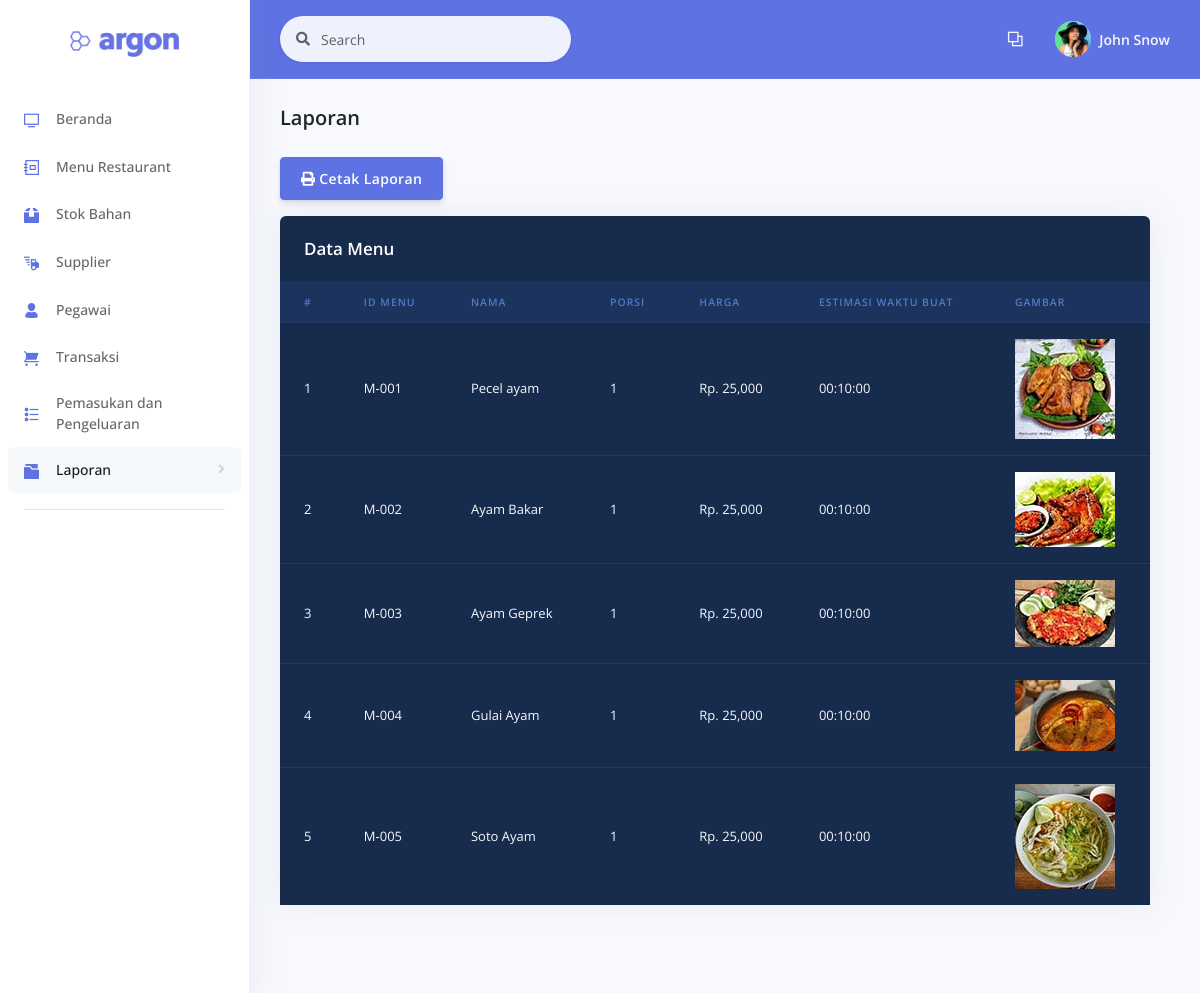
Page /examples/laporanmenu.php on the committed database.
### tables this page shows
CREATE TABLE `menu` (
  `id_menu` varchar(5) NOT NULL,
  `nama` varchar(50) NOT NULL,
  `porsi` int(11) NOT NULL,
  `harga` int(11) NOT NULL,
  `status_menu` varchar(10) NOT NULL,
  `estimasi_waktu_buat` time NOT NULL,
  `gambar` varchar(100) NOT NULL
);

### examples/functions.php (called while the page is built)
<?php
function koneksi() {
	$conn = mysqli_connect("localhost", "root", "");
	mysqli_select_db($conn, "pw_restaurant");
	return $conn;
}
function query($sql) {
	$conn = koneksi();
	$result = mysqli_query($conn, "$sql");
	$rows = [];
	while ($row = mysqli_fetch_assoc($result)) {
		$rows[] = $row;
	}
	return $rows;
}
?>

### examples/laporanmenu.php (the view, shortened to what this page needs)
<?php
  require 'functions.php';
  $menu = query("SELECT * FROM menu");
?>
<!DOCTYPE html>
<html>
<head>
  <link rel="stylesheet" href="../assets/vendor/nucleo/css/nucleo.css" type="text/css">
  <link rel="stylesheet" href="../assets/vendor/@fortawesome/fontawesome-free/css/all.min.css" type="text/css">
  <link rel="stylesheet" href="../assets/css/argon.css?v=1.2.0" type="text/css">
  <link rel="stylesheet" href="../assets/css/style.css">
</head>
<body>
  <nav class="sidenav navbar navbar-vertical  fixed-left  navbar-expand-xs navbar-light bg-white" id="sidenav-main">
    <div class="scrollbar-inner">
      <div class="sidenav-header  align-items-center">
        <a class="navbar-brand" href="javascript:void(0)">
          <img src="../assets/img/brand/blue.png" class="navbar-brand-img" alt="...">
        </a>
      </div>
      <div class="navbar-inner">
        <div class="collapse navbar-collapse" id="sidenav-collapse-main">
          <ul class="navbar-nav">
            <li class="nav-item">
              <a class="nav-link" href="beranda.php">
                <i class="ni ni-tv-2 text-primary"></i>
                <span class="nav-link-text">Beranda</span>
              </a>
            </li>
            <li class="nav-item">
              <a class="nav-link" href="menu.php">
                <i class="ni ni-collection text-primary"></i>
                <span class="nav-link-text">Menu Restaurant</span>
              </a>
            </li>
            <li class="nav-item">
              <a class="nav-link" href="stok.php">
                <i class="ni ni-box-2 text-primary"></i>
                <span class="nav-link-text">Stok Bahan</span>
              </a>
            </li>
            <li class="nav-item">
              <a class="nav-link" href="supplier.php">
                <i class="ni ni-delivery-fast text-primary"></i>
                <span class="nav-link-text">Supplier</span>
              </a>
            </li>
            <li class="nav-item">
              <a class="nav-link" href="pegawai.php">
                <i class="ni ni-single-02 text-primary"></i>
                <span class="nav-link-text">Pegawai</span>
              </a>
            </li>
            <li class="nav-item">
              <a class="nav-link" href="transaksi.php">
                <i class="ni ni-cart text-primary"></i>
                <span class="nav-link-text">Transaksi</span>
              </a>
            </li>
            <li class="nav-item">
              <a class="nav-link" href="pemasukan_pengeluaran.php">
                <i class="ni ni-bullet-list-67 text-primary"></i>
                <span class="nav-link-text">Pemasukan dan Pengeluaran</span>
              </a>
            </li>
            <li class="nav-item">
              <a class="nav-link active" data-toggle="collapse" href="#tables">
                <i class="ni ni-folder-17 text-primary"></i>
                <span class="nav-link-text">Laporan</span>
              </a>
            </li>
          </ul>
          <hr class="my-3">
        </div>
      </div>
    </div>
  </nav>
  <div class="main-content" id="panel">
    <nav class="navbar navbar-top navbar-expand navbar-dark bg-primary border-bottom">
      <div class="container-fluid">
        <div class="collapse navbar-collapse" id="navbarSupportedContent">
          <form class="navbar-search navbar-search-light form-inline mr-sm-3" id="navbar-search-main">
            <div class="form-group mb-0">
              <div class="input-group input-group-alternative input-group-merge">
                <div class="input-group-prepend">
                  <span class="input-group-text"><i class="fas fa-search"></i></span>
                </div>
                <input class="form-control" placeholder="Search" type="text">
              </div>
            </div>
          </form>
          <ul class="navbar-nav align-items-center  ml-md-auto ">
            <li class="nav-item dropdown">
              <a class="nav-link" href="#" role="button" data-toggle="dropdown" aria-haspopup="true" aria-expanded="false">
                <i class="ni ni-ungroup"></i>
              </a>
            </li>
          </ul>
          <ul class="navbar-nav align-items-center  ml-auto ml-md-0 ">
            <li class="nav-item dropdown">
              <a class="nav-link pr-0" href="#" role="button" data-toggle="dropdown" aria-haspopup="true" aria-expanded="false">
                <div class="media align-items-center">
                  <span class="avatar avatar-sm rounded-circle">
                    <img alt="Image placeholder" src="../assets/img/theme/team-4.jpg">
                  </span>
                  <div class="media-body  ml-2  d-none d-lg-block">
                    <span class="mb-0 text-sm  font-weight-bold">John Snow</span>
                  </div>
                </div>
              </a>
            </li>
          </ul>
        </div>
      </div>
    </nav>
    <div class="header pb-6">
      <div class="container-fluid">
        <div class="header-body">
          <div class="row align-items-center py-4">
            <div class="col-lg-6 col-7">
              <h6 class="h2 text-dark d-inline-block mb-0">Laporan</h6>
            </div>
          </div>
          <button class="btn btn-primary mb-3"><i class="fas fa-print"></i> Cetak Laporan</button>
            <div class="row tabel-gelap">
              <div class="col">
                <div class="card bg-default shadow">
                  <div class="card-header bg-transparent border-0">
                    <h3 class="text-white mb-0">Data Menu</h3>
                  </div>
                  <div class="table-responsive">
                    <table class="table align-items-center table-dark table-flush">
                      <thead class="thead-dark">
                        <tr>
                          <th scope="col" class="sort" data-sort="name">#</th>
                          <th scope="col" class="sort" data-sort="budget">ID Menu</th>
                          <th scope="col" class="sort" data-sort="status">Nama</th>
                          <th scope="col" class="sort" data-sort="status">Porsi</th>
                          <th scope="col" class="sort" data-sort="completion">Harga</th>
                          <th scope="col" class="sort" data-sort="status">Estimasi waktu buat</th>
                          <th scope="col" class="sort" data-sort="status">Gambar</th>
                        </tr>
                      </thead>
                      <tbody class="list">
                        <?php $i = 1; ?>
                        <?php foreach ($menu as $m) { ?>
                          <tr>
                            <td><?php echo $i++; ?></td>
                            <td><?php echo $m['id_menu']; ?></td>
                            <td><?php echo $m['nama']; ?></td>
                            <td><?php echo $m['porsi']; ?></td>
                            <td>Rp. <?php echo number_format($m['harga']); ?></td>
                            <td><?php echo $m['estimasi_waktu_buat']; ?></td>
                            <td><img src="../assets/img/<?php echo $m['gambar']; ?>" alt=""></td>
                          </tr>
                        <?php } ?>
                      </tbody>
                    </table>
                  </div>
                </div>
              </div>
            </div>
        </div>
      </div>
    </div>
    <div class="container-fluid mt--6">
      <footer class="footer pt-0">
      </footer>
    </div>
  </div>
</body>
</html>

### assets/css/style.css (style rules this page uses)
.tabel-gelap { width: 900px; }

### rows in the picture
menu: id_menu "M-001", nama "Pecel ayam", porsi "1", harga "25,000", estimasi_waktu_buat "00:10:00", gambar (picture)
menu: id_menu "M-002", nama "Ayam Bakar", porsi "1", harga "25,000", estimasi_waktu_buat "00:10:00", gambar (picture)
menu: id_menu "M-003", nama "Ayam Geprek", porsi "1", harga "25,000", estimasi_waktu_buat "00:10:00", gambar (picture)
menu: id_menu "M-004", nama "Gulai Ayam", porsi "1", harga "25,000", estimasi_waktu_buat "00:10:00", gambar (picture)
menu: id_menu "M-005", nama "Soto Ayam", porsi "1", harga "25,000", estimasi_waktu_buat "00:10:00", gambar (picture)
